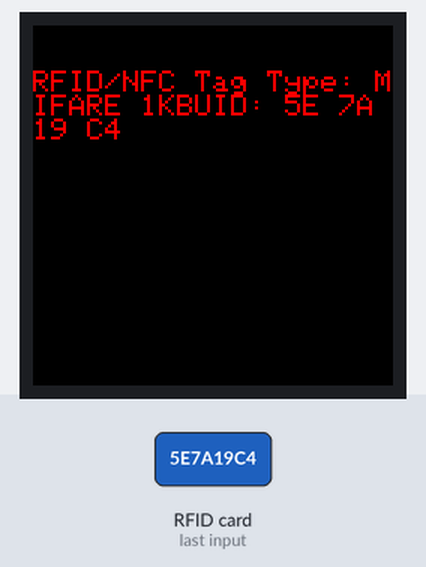
A program run on a simulated ESP32. Parts: 240×240 colour display. The inputs (shaded band) are chosen by the test bench. What the program prints to the serial monitor is not drawn.

1.5 s: RFID card 5E 7A 19 C4 held to the reader
Above: at 2.7 s.
Timing chart, 0 to 4.5 s (numbered marks = the images above; inputs shaded):
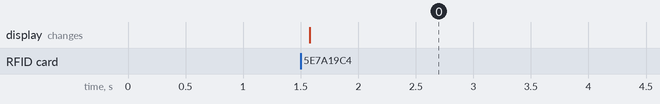

The program:

main.cpp
```cpp
#include <Arduino.h>
#include <Adafruit_GFX.h>    // Core graphics library
#include <Adafruit_I2CDevice.h>
#include <Adafruit_ST7789.h> // Hardware-specific library for ST7789
#include <SPI.h>             // Arduino SPI library
#include <MFRC522.h>

#define SS_PIN  5  // ESP32 pin GIOP5
#define RST_PIN 27 // ESP32 pin GIOP27
MFRC522 rfid(SS_PIN, RST_PIN);

#define TFT_MOSI 23  // SDA Pin on ESP32
#define TFT_SCLK 18  // SCL Pin on ESP32
#define TFT_CS   15  // Chip select control pin
#define TFT_DC    2  // Data Command control pin
#define TFT_RST   4  // Reset pin (could connect to RST pin)


// Initialize Adafruit ST7789 TFT library
Adafruit_ST7789 tft = Adafruit_ST7789(TFT_CS, TFT_DC, TFT_RST);


 void setup(void) {
  Serial.begin(9600);

  tft.init(240, 240, SPI_MODE2);    // Init ST7789 display 135x240 pixel
  tft.setRotation(3);
  tft.fillScreen(ST77XX_BLACK);

  Serial.begin(9600);
  SPI.begin(); // init SPI bus
  rfid.PCD_Init(); // init MFRC522
  Serial.println("Tap an RFID/NFC tag on the RFID-RC522 reader");
}


void loop() {
  if (rfid.PICC_IsNewCardPresent()) { // new tag is available
    if (rfid.PICC_ReadCardSerial()) { // NUID has been readed
      MFRC522::PICC_Type piccType = rfid.PICC_GetType(rfid.uid.sak);

      Serial.print("RFID/NFC Tag Type: ");
      tft.fillScreen(ST77XX_BLACK);
      tft.setCursor(0, 30);
      tft.setTextColor(ST77XX_RED);
      tft.setTextSize(2);
      tft.print("RFID/NFC Tag Type: ");
      Serial.println(rfid.PICC_GetTypeName(piccType));
      tft.print(rfid.PICC_GetTypeName(piccType));
      // print UID in Serial Monitor in the hex format
      Serial.print("UID:");
      tft.print("UID:");
      for (int i = 0; i < rfid.uid.size; i++) {
        Serial.print(rfid.uid.uidByte[i] < 0x10 ? " 0" : " ");
        tft.print(rfid.uid.uidByte[i] < 0x10 ? " 0" : " ");
        Serial.print(rfid.uid.uidByte[i], HEX);
        tft.print(rfid.uid.uidByte[i], HEX);
      }
      Serial.println();

      rfid.PICC_HaltA(); // halt PICC
      rfid.PCD_StopCrypto1(); // stop encryption on PCD
    }
  }
}

/*void tftPrintTest() {
  tft.setTextWrap(false);
  tft.fillScreen(ST77XX_BLACK);
  tft.setCursor(0, 30);
  tft.setTextColor(ST77XX_RED);
  tft.setTextSize(2);
  tft.println("Hello World!");
  tft.setTextColor(ST77XX_YELLOW);
  tft.setTextSize(3);
  tft.println("Hello World!");
  tft.setTextColor(ST77XX_GREEN);
  tft.setTextSize(3);
  tft.println("Hello World!");
  tft.setTextColor(ST77XX_BLUE);
  tft.setTextSize(3);
  tft.print(1234.567);
  delay(1500);
  tft.setCursor(0, 0);
  tft.fillScreen(ST77XX_BLACK);
  tft.setTextColor(ST77XX_WHITE);
  tft.setTextSize(0);
  tft.println("Hello World!");
  tft.setTextSize(1);
  tft.setTextColor(ST77XX_GREEN);
  tft.print(p, 6);
  tft.println(" Want pi?");
  tft.println(" ");
  tft.print(8675309, HEX); // print 8,675,309 out in HEX!
  tft.println(" Print HEX!");
  tft.println(" ");
  tft.setTextColor(ST77XX_WHITE);
  tft.println("Sketch has been");
  tft.println("running for: ");
  tft.setTextColor(ST77XX_MAGENTA);
  tft.print(millis() / 1000);
  tft.setTextColor(ST77XX_WHITE);
  tft.print(" seconds.");
}


void loop() {
  tft.invertDisplay(true);
  tftPrintTest();
  delay(1000);
  tft.invertDisplay(false);
  tftPrintTest();
  delay(1000);
}
*/ 
```

Measured:
- after the input at 1.5 s, the display: changes after 0.08 s (image 0)
